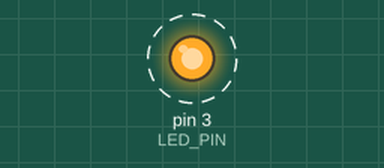
This sketch was run on a simulated Arduino Uno, built with avr-gcc and run on an emulated ATmega328P. Parts: output pins drawn as LEDs (lit = HIGH). Dashed ring = blinking.

Above: at 0.5 s.
Timing chart, 0 to 4.6 s (numbered marks = the images above):
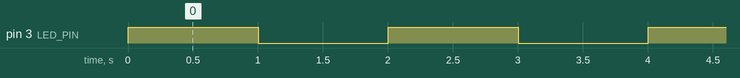

Measured:
- by itself, pin 3 (LED_PIN): alternates HIGH for 1.0 s and LOW for 1.0 s

The sketch:

02._Led_aansturen_verbeterd.ino
```cpp
// Constante voor de led pin
#define LED_PIN 3
// constante voor de duur van het interval
#define interval 1000

void setup() {
  // Laat de Arduino weten dat we
  // de ledpin gebruiken.
  pinMode( LED_PIN, OUTPUT );
}

void loop() {
  // Zet de led aan
  digitalWrite( LED_PIN, HIGH );
  // wacht interval milliseconden
  delay( interval );
  // zet de led uit
  digitalWrite( LED_PIN, LOW );
  // wacht interval milliseconden
  delay( interval );
}
```
